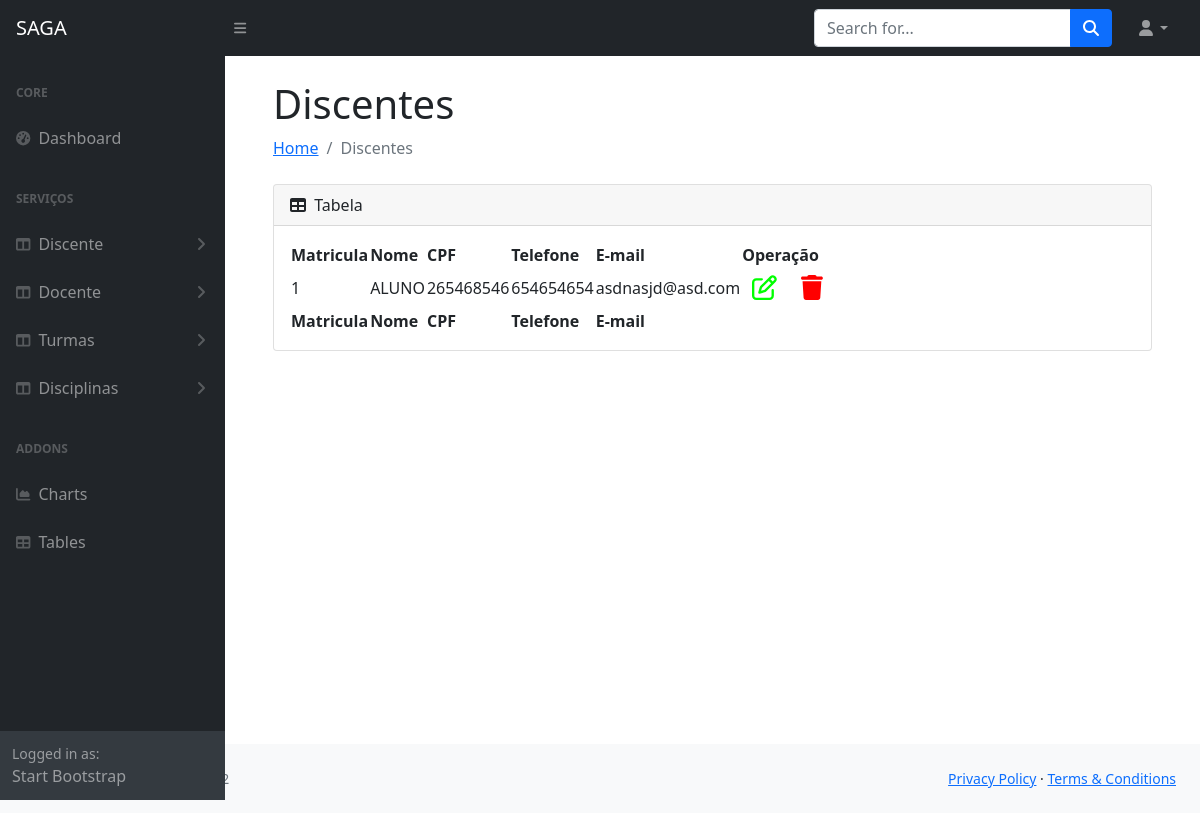
The app's page /discentes with its own data.
### appacademico/models.py (models this page shows, shortened)
class Usuario(models.Model):
    matricula=models.AutoField(primary_key=True)
    nome = models.CharField(max_length=150)
    cpf=models.CharField(max_length=15)
    telefone=models.IntegerField()
    email=models.EmailField(max_length=50)
    class Meta:
        abstract = True

class Aluno(Usuario):
    pass

### appacademico/views.py (the view)
# urls.py: path('discentes', views.discentes, name='discentes'),
def discentes(request):
    discente = Aluno.objects.all()
    return render(request, 'mostrar_todos.html', {'discente': discente})

### appacademico/templates/mostrar_todos.html (shortened to what this page needs)
{% extends 'index.html' %}
{% load static %}
{% load bootstrap4 %}
{% block h1 %}
{% if docente %}
Docentes
{% elif discente %}
Discentes
{% elif disciplina %}
Disciplinas
{% elif turmas %}
Turmas
{% endif %}
{% endblock %}
{% block li %}
{% if docente %}
Docentes
{% elif discente %}
Discentes
{% elif disciplina %}
Disciplinas
{% elif turmas %}
Turmas
{% endif %}
{% endblock %}
{% block content %}
<div class="card mb-4">
    <div class="card-header">
        <i class="fas fa-table me-1"></i>
        Tabela
    </div>
    <div class="card-body">
        <table id="datatablesSimple">
            <thead>
                {% if turmas %}
                <tr>
                    <th>Código da Turma</th>
                    <th>Disciplinas</th>
                    <th>Operação</th>
                </tr>
                {% else %}
                <tr>
                    <th>Matricula</th>
                    <th>Nome</th>
                    <th>CPF</th>
                    <th>Telefone</th>
                    <th>E-mail</th>
                    <th>Operação</th>
                </tr>
                {% endif %}
            </thead>
            <tfoot>
                <tr>
                    <th>Matricula</th>
                    <th>Nome</th>
                    <th>CPF</th>
                    <th>Telefone</th>
                    <th>E-mail</th>
                </tr>
            </tfoot>
            <tbody>
                {% if docente %}
                {% for professor in docente %}
                <tr>
                    <td>{{professor.matricula}}</td>
                    <td>{{professor.nome}}</td>
                    <td>{{professor.cpf}}</td>
                    <td>{{professor.telefone}}</td>
                    <td>{{professor.email}}</td>
                    <td>
                        <a href="{% url 'editar_docente' professor.matricula %}"
                            style="padding: 10px; color: rgb(0, 255, 0); font-size: 25px;"><i
                                class="fa-regular fa-pen-to-square"></i></a>
                        <a href="{% url 'del_docente' professor.matricula %}"
                            style="padding: 10px; color: rgb(255, 0, 0); font-size: 25px;"><i
                                class="fa-solid fa-trash"></i></a>
                    </td>
                </tr>
                {% endfor %}
                {% elif discente %}
                {% for aluno in discente %}
                <tr>
                    <td>{{aluno.matricula}}</td>
                    <td>{{aluno.nome}}</td>
                    <td>{{aluno.cpf}}</td>
                    <td>{{aluno.telefone}}</td>
                    <td>{{aluno.email}}</td>
                    <td>
                        <a href="{% url 'editar_discente' aluno.matricula %}"
                            style="padding: 10px; color: rgb(0, 255, 0); font-size: 25px;"><i
                                class="fa-regular fa-pen-to-square"></i></a>
                        <a href="{% url 'del_discente' aluno.matricula %}"
                            style="padding: 10px; color: rgb(255, 0, 0); font-size: 25px;"><i
                                class="fa-solid fa-trash"></i></a>
                    </td>
                </tr>
                {% endfor %}
                {% endif %}
            </tbody>
        </table>
    </div>
</div>
</div>
</main>
{% endblock %}

### records on screen
Aluno: matricula "1", nome "ALUNO", cpf "265468546", telefone "654654654", email "asdnasjd@asd.com"
